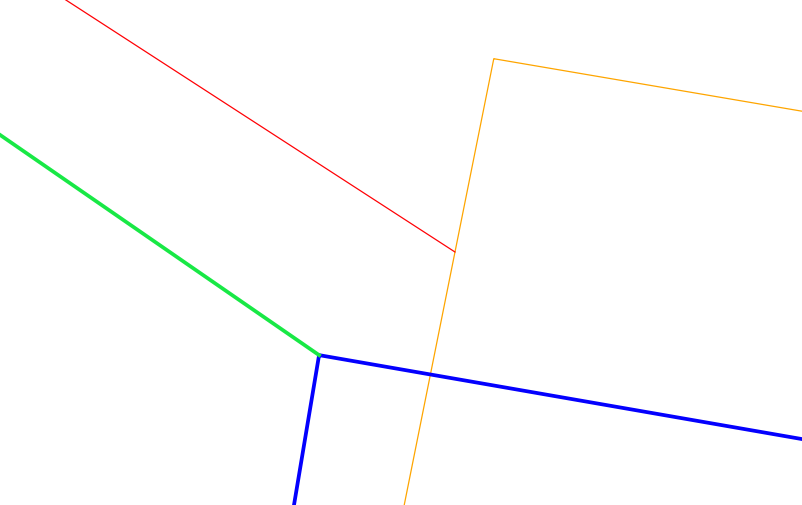
#> input picture photo/1.PNG, 802 x 505 px; its folder holds only this picture in this run
$ python -i early_classification_method.py   (imports and definitions only)
#> lines starting #> are read from the running program, lines starting #| are printed output that depends on the picture; after the words box and inside, x2 and y2 are one past the last pixel; in counts of white or black regions, pixels touching at a corner belong together
import cv2
import numpy as np
import os
import shutil


class MismatchIdentifier:
    def __init__(self, input_folder="Output_images", output_folder="Classified_images"):
        self.input_folder = input_folder
        self.output_folder = output_folder

        # Define HSV color ranges
        self.color_ranges = {
            "green": ((35, 50, 50), (85, 255, 255)),
            "red1": ((0, 50, 50), (10, 255, 255)),
            "red2": ((170, 50, 50), (180, 255, 255)),
            "white": ((0, 0, 200), (180, 50, 255)),
        }

        # Create output folders
        self.categories = [
            "no_cartography_error",
            "please_check",
            "cartography_error",
            "random",
        ]
        self._create_folders()

    def _create_folders(self):
        for category in self.categories:
            os.makedirs(os.path.join(self.output_folder, category), exist_ok=True)

    def _detect_colors(self, image):
        """Detects colors in an image and returns their pixel counts."""
        hsv_image = cv2.cvtColor(image, cv2.COLOR_BGR2HSV)
        detected_colors = {}

        for color, (lower, upper) in self.color_ranges.items():
            mask = cv2.inRange(hsv_image, np.array(lower), np.array(upper))
            detected_colors[color] = np.sum(mask > 0)

        # Combine both red masks
        detected_colors["red"] = detected_colors.pop("red1") + detected_colors.pop(
            "red2"
        )

        return detected_colors

    def calculate_pixels_per_meter(self):
        """Calculates the pixels per meter for the given image."""
        # Each cell is 20x20 meters, and the image is 3000x3000 pixels
        pixels_per_meter = 2000 / 10  # 150 pixels per meter
        return pixels_per_meter

    def classify_image(self, image_path):
        """Classifies an image into one of the predefined categories."""
#> called with image_path = 'photo/1.PNG'
        image = cv2.imread(image_path)
#> image is the input picture: shape (505, 802, 3); mean B, G, R 253.4, 252.8, 252.7
        if image is None:
            return None  # Skip invalid images

        hsv_image = cv2.cvtColor(image, cv2.COLOR_BGR2HSV)
#> hsv_image: shape (505, 802, 3); mean H, S, V 1.5, 3.3, 254.9

        # 1. Edge Detection
        edges = cv2.Canny(image, 50, 150)
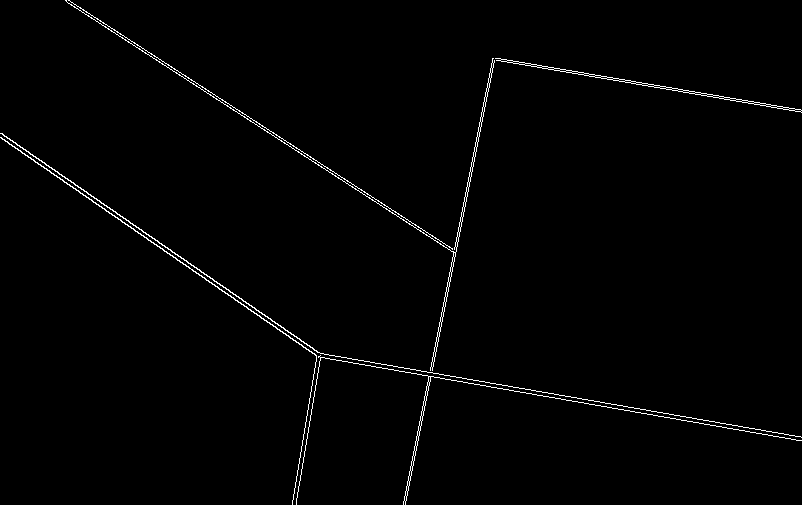
#> edges: shape (505, 802); 1.2% white in thin lines or dots

        # 2. Color-Based Filtering
        green_mask = cv2.inRange(
            hsv_image,
            np.array(self.color_ranges["green"][0]),
            np.array(self.color_ranges["green"][1]),
        )
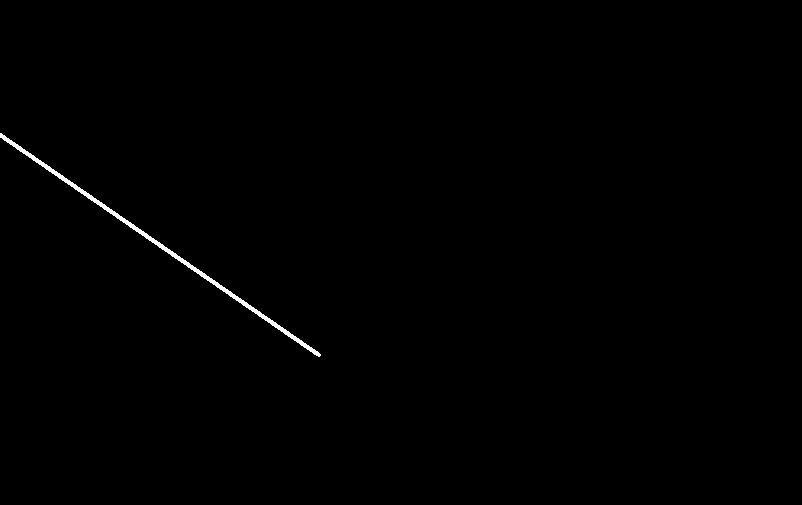
#> green_mask: shape (505, 802); 0.4% white; 1 white region, box (x1, y1, x2, y2) and area: (0, 133, 321, 357) 1635
        red_mask1 = cv2.inRange(
            hsv_image,
            np.array(self.color_ranges["red1"][0]),
            np.array(self.color_ranges["red1"][1]),
        )
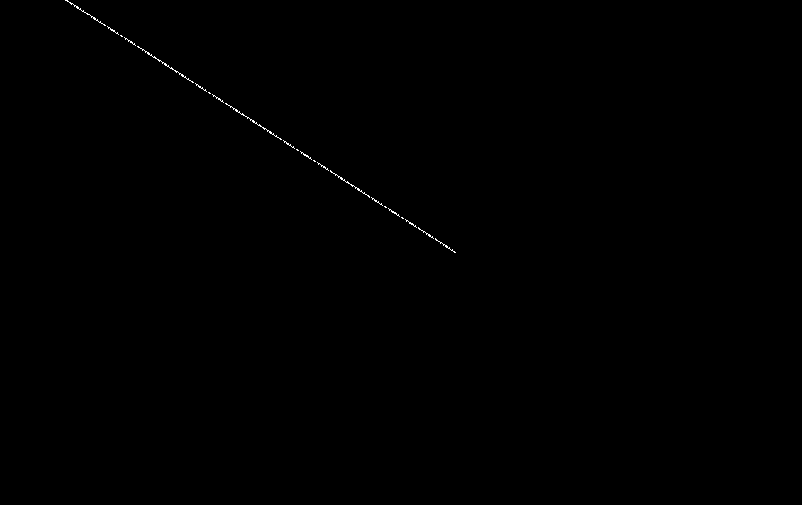
#> red_mask1: shape (505, 802); 0.14% white in thin lines or dots, all inside (x1, y1, x2, y2) = (65, 0, 456, 253)
        red_mask2 = cv2.inRange(
            hsv_image,
            np.array(self.color_ranges["red2"][0]),
            np.array(self.color_ranges["red2"][1]),
        )
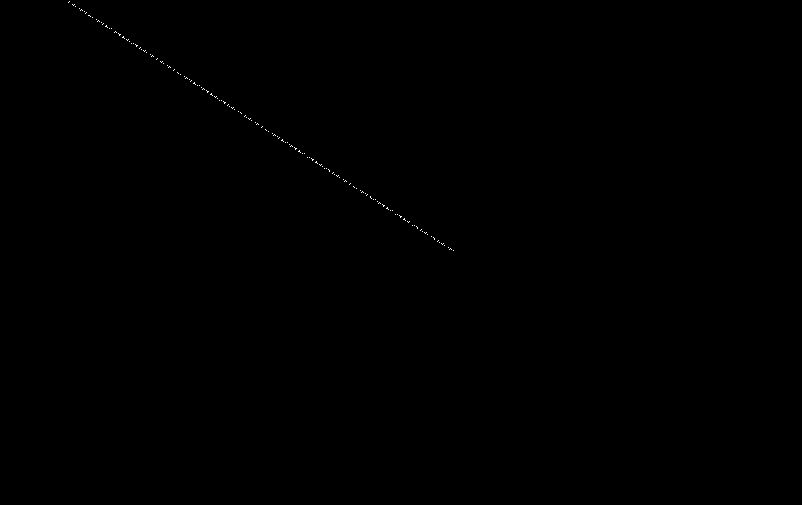
#> red_mask2: shape (505, 802); 0.07% white in thin lines or dots, all inside (x1, y1, x2, y2) = (68, 1, 454, 251)
        red_mask = cv2.bitwise_or(red_mask1, red_mask2)
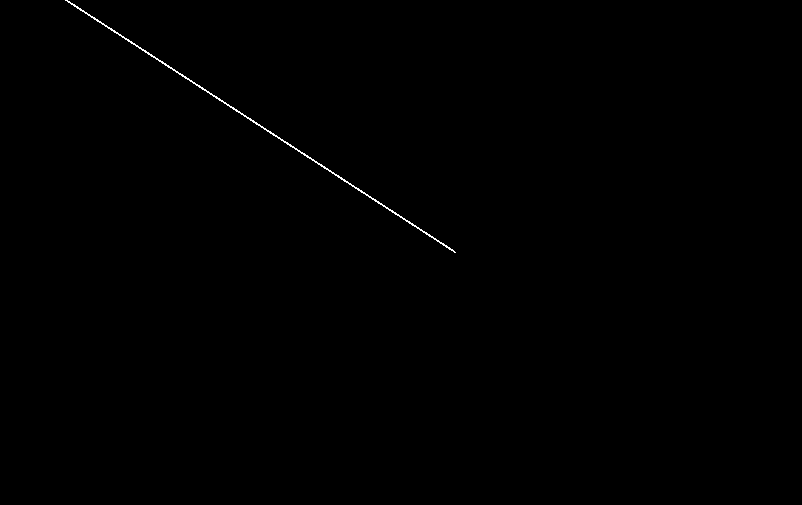
#> red_mask: shape (505, 802); 0.2% white in thin lines or dots, all inside (x1, y1, x2, y2) = (65, 0, 456, 253)

        green_edges = cv2.bitwise_and(edges, edges, mask=green_mask)
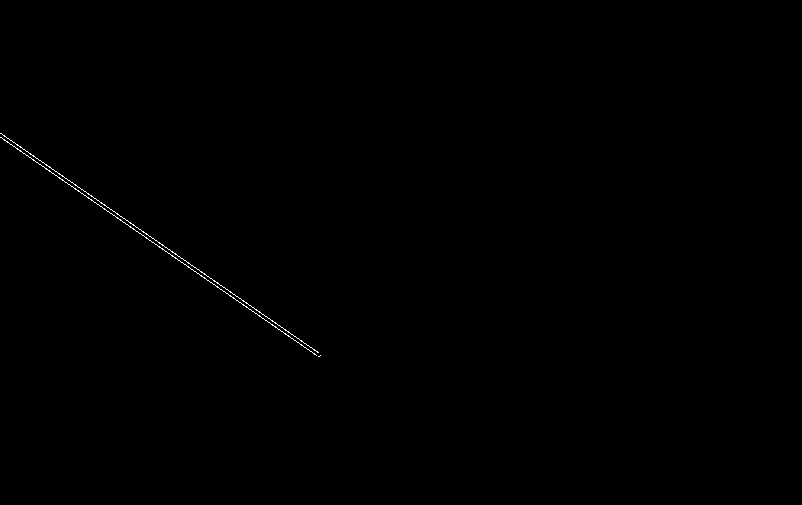
#> green_edges: shape (505, 802); 0.18% white in thin lines or dots, all inside (x1, y1, x2, y2) = (0, 133, 321, 357)
        red_edges = cv2.bitwise_and(edges, edges, mask=red_mask)

        green_contours, _ = cv2.findContours(
            green_edges, cv2.RETR_EXTERNAL, cv2.CHAIN_APPROX_SIMPLE
        )
#> green_contours = 3 contours, 1 with area under 20; largest, box (x1, y1, x2, y2) and area: (0, 133, 319, 353) 40, (0, 137, 317, 356) 38
        red_contours, _ = cv2.findContours(
            red_edges, cv2.RETR_EXTERNAL, cv2.CHAIN_APPROX_SIMPLE
        )
#> red_contours = 186 contours, all with area under 20

        green_lines_present = np.sum(green_edges) > 0
#> green_lines_present = True
        red_lines_present = np.sum(red_edges) > 0
#> red_lines_present = True

        pixels_per_meter = self.calculate_pixels_per_meter()

        min_distance_meters = float("inf")
        for red_contour in red_contours:
            for green_contour in green_contours:
                # Calculate minimum distance between red_contour and green_contour
                distance_pixels = cv2.pointPolygonTest(
                    green_contour,
                    (int(red_contour[0][0][0]), int(red_contour[0][0][1])),
                    True,
                )
                distance_meters = abs(distance_pixels) / pixels_per_meter
                min_distance_meters = min(min_distance_meters, distance_meters)
#> this loop made 186 passes
#> red_contour on passes 1 to 3: [[453, 251], [454, 252], [455, 252], [454, 252]], [[452, 249]], [[449, 249]]

        if min_distance_meters < 0.5 and green_lines_present and red_lines_present:
            return "please_check"
        elif green_lines_present and red_lines_present:
            return "cartography_error"
        elif green_lines_present and not red_lines_present:
            return "no_cartography_error"
        else:
            return "random"

    def process_images(self):
        """Processes all images in the input folder and classifies them."""
        for filename in os.listdir(self.input_folder):
            if not filename.lower().endswith((".png", ".jpg", ".jpeg")):
                continue  # Skip non-image files

            image_path = os.path.join(self.input_folder, filename)
            category = self.classify_image(image_path)

            if category:
                destination = os.path.join(self.output_folder, category, filename)
                shutil.move(image_path, destination)
                print(f"Moved {filename} to {category}")

        print("✅ All images classified successfully!")


# Run the classifier
# [3 lines not run here, left out]

>>> result = MismatchIdentifier().classify_image('photo/1.PNG')

$ run again, on photo/2.PNG
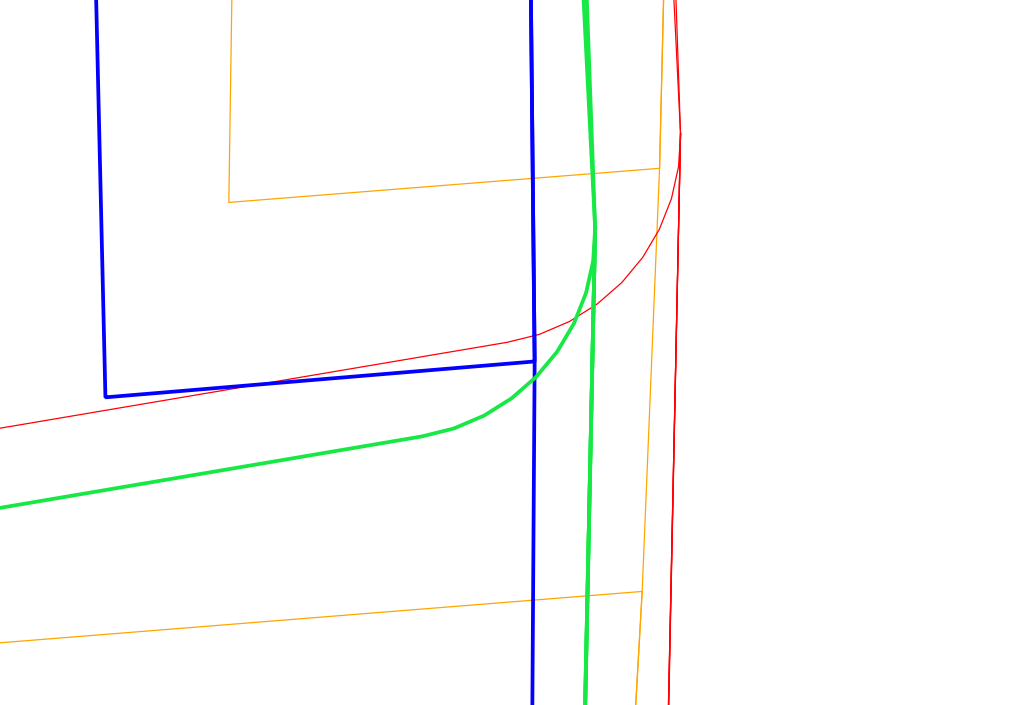
#> input picture photo/2.PNG, 1014 x 705 px
#> in classify_image, image is the input picture: shape (705, 1014, 3); mean B, G, R 251.7, 251.6, 251
#> hsv_image: shape (705, 1014, 3); mean H, S, V 2.3, 5.7, 254.8
#> in classify_image, `edges = cv2.Canny(image, 50, 150)`:
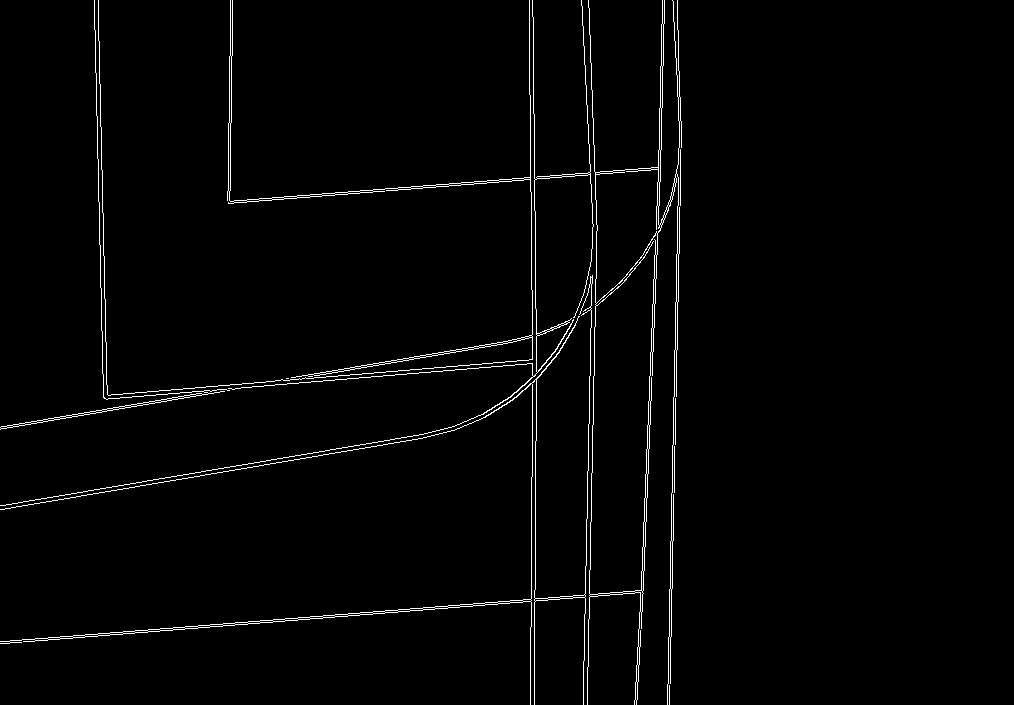
#> edges: shape (705, 1014); 1.7% white in thin lines or dots, all inside (x1, y1, x2, y2) = (0, 0, 682, 705)
#> green_mask: shape (705, 1014); 0.91% white; 1 white region, box (x1, y1, x2, y2) and area: (0, 0, 597, 705) 6496
#> red_mask2: shape (705, 1014); 0.11% white in thin lines or dots, all inside (x1, y1, x2, y2) = (1, 0, 682, 705)
#> green_edges: shape (705, 1014); 0.3% white in thin lines or dots, all inside (x1, y1, x2, y2) = (0, 0, 597, 705)
#> in classify_image, `red_edges = cv2.bitwise_and(edges, edges, mask=red_mask)`:
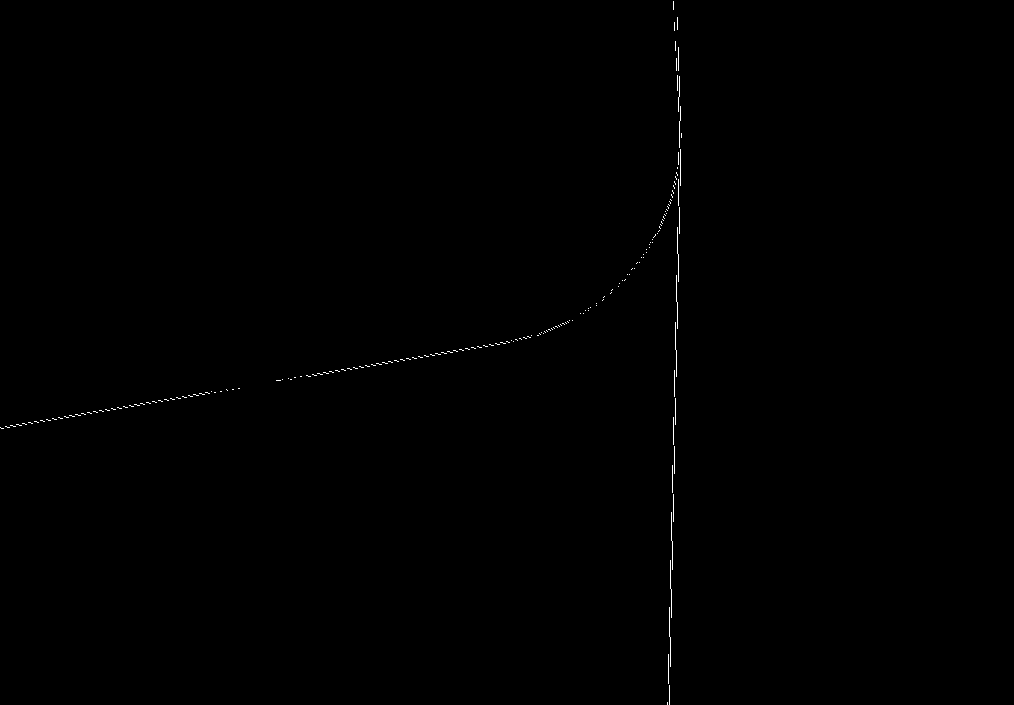
#> red_edges: shape (705, 1014); 0.19% white in thin lines or dots, all inside (x1, y1, x2, y2) = (0, 1, 682, 705)
#> green_contours = 246 contours, all with area under 20
#> red_contours = 191 contours, all with area under 20
#> green_lines_present = True
#> the loop in classify_image, `for red_contour in red_contours:` made 191 passes
#> red_contour on passes 1 to 3: [[667, 702], [667, 704]], [[669, 685], [669, 704]], [[668, 654], [668, 683]]
